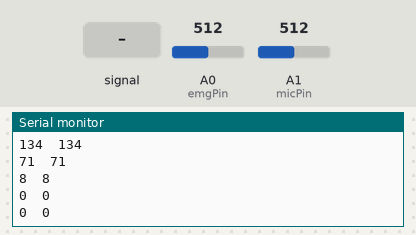
This sketch was run on a simulated Arduino Uno, built with avr-gcc and run on an emulated ATmega328P. On the bench: the last lines printed to the serial monitor. The inputs (shaded band) are chosen by the test bench; at power-on: A0 (emgPin) = 512, A1 (micPin) = 512.

Above: at 1.2 s.
1.3 s: A1 (micPin) fed a 200 Hz sine of ±81 counts around its level
At 1.32 s:
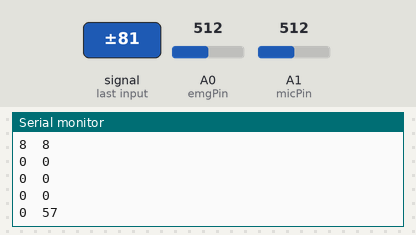
2.8 s: A0 (emgPin) set to 716
At 2.86 s:
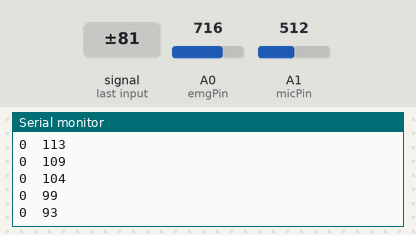
4.3 s: A1 (micPin) set to 716
At 4.4 s:
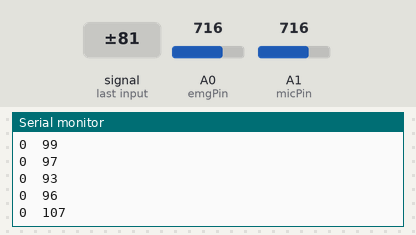
5.8 s: A1 (micPin) fed a 1000 Hz sine of ±255 counts around its level
At 5.95 s:
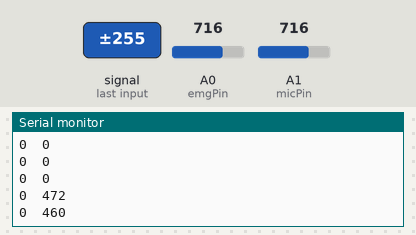
7.3 s: A0 (emgPin) set to 900
At 7.38 s:
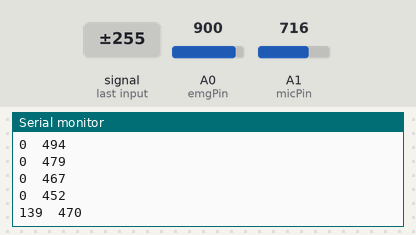
8.8 s: A1 (micPin) set to 900
At 8.81 s:
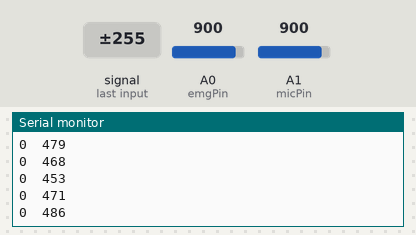
Timing chart, 0 to 11.3 s (numbered marks = the images above; inputs shaded):
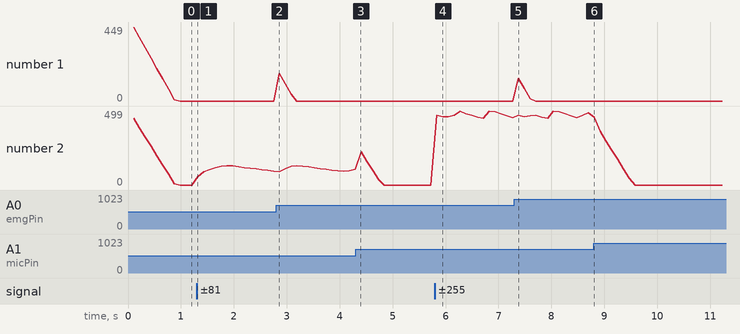

The sketch:

Bruxi-Arduino.ino
```cpp
const int emgPin = A0;
const int micPin = A1;

const int emgFallRate = 3;
const int micFallRate = 3;

int emgValue = 0;
int emgMaxValue = 0;
int emgMinValue = 0;
int emgAmpValue = 0;

int micValue = 0;
int micMaxValue = 0;
int micMinValue = 0;
int micAmpValue = 0;
int emgGraphValue = 0;
int micGraphValue = 0;

int loopCounter = 0;

void setup() {
  Serial.begin(115200);
}

void loop() {
  emgValue = analogRead(emgPin);
  micValue = analogRead(micPin);

  if (emgValue >= emgMaxValue) {
    emgMaxValue = emgValue;
  } else {
    emgMaxValue -= emgFallRate;
  }
  if (emgValue <= emgMinValue) {
    emgMinValue = emgValue;
  } else {
    emgMinValue += emgFallRate;
  }
  emgMaxValue = max(0, emgMaxValue);
  emgMinValue = min(emgMinValue, emgMaxValue);
  emgAmpValue = emgMaxValue - emgMinValue;

  if (micValue >= micMaxValue) {
    micMaxValue = micValue;
  } else {
    micMaxValue -= micFallRate;
  }
  if (micValue <= micMinValue) {
    micMinValue = micValue;
  } else {
    micMinValue += micFallRate;
  }
  micMaxValue = max(0, micMaxValue);
  micMinValue = min(micMinValue, micMaxValue);
  micAmpValue = micMaxValue - micMinValue;


  loopCounter++;
  if (loopCounter > 20) {
    ///*
    Serial.print(emgAmpValue);
    Serial.print('\t');
    Serial.print(micAmpValue);
    Serial.println();
    // */


    emgGraphValue = map(emgAmpValue, 0, 1023, 0, 32);
    micGraphValue = map(micAmpValue, 0, 1023, 0, 32);

    /*
    for (int i = 0; i < emgGraphValue; i++) {
    Serial.print(' ');
    }
    Serial.print('|');
    for (int i = emgGraphValue; i < 32; i++) {
    Serial.print(' ');
    }
    Serial.print('\t');

    for (int i = 0; i < micGraphValue; i++) {
    Serial.print(' ');
    }
    Serial.print('|');
    for (int i = micGraphValue; i < 32; i++) {
    Serial.print(' ');
    }
    Serial.println();
    // */

    loopCounter = 0;
  }

  delay(5);
}
```

Measured:
- after the input at 1.3 s, the serial monitor: prints a new line at once (image 1)
- after the input at 5.8 s, the serial monitor: prints a new line at once (image 4)
- after the input at 7.3 s, the serial monitor: prints a new line after 0.08 s (image 5)
- plotted number 2: 0 → 93 after the input at 1.3 s, 0 → 452 after the input at 5.8 s
